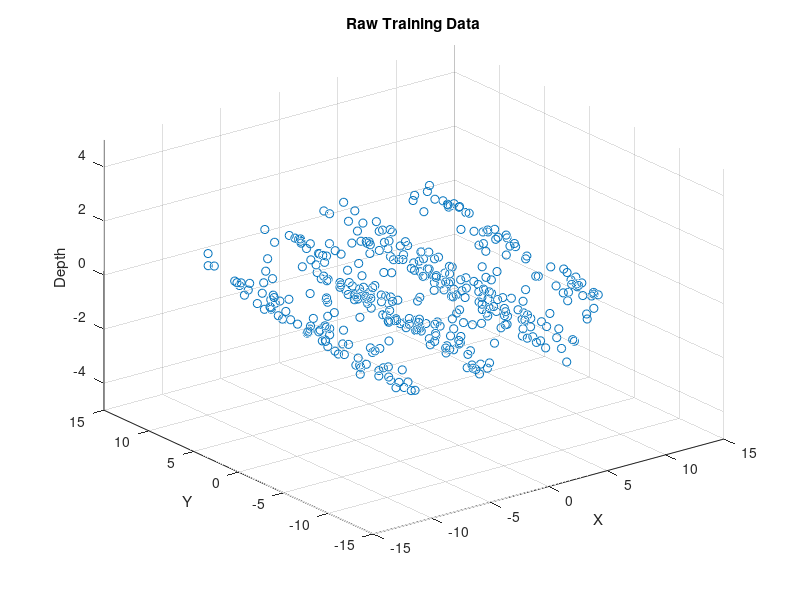

Recreate this plot in MATLAB. (Note: this script raises an error after producing the figure.)
%%% 3D GPR in MATLAB // URI Phillip Parisi - Update June 2022

% THIS VERSION USES 3D DATA (technically, 2.5D data)
% X and Y --> position on seafloor (training inputs)
% Z --> depth of seafloor at given position (training outputs)

%%%% GUIDE TO USE
% .m files you need (all in one folder):
% 1. this script, which is the main script
% gpr_functions folder
    % 2. SqExpKernel.m, the kernel function
    % 3. K_Function.m, which builds the covariance matrix

% Add gpr_functions to the path
% you can do this manually with addpath(.../filepath/gpr_functions) 
    % if below code does not work
dir_path = cd;
idcs = strfind(dir_path,'/');
func_dir = dir_path(1:idcs(end));
func_dir = strcat(func_dir,"gpr_functions");
addpath(func_dir);

%%%% RUNNING & PARAMETERS TO TWEAK
% this script should be good to run out-of-the-box
% there will be randomly generated x-data (training data), plotted in blue
% the GPR data points are plotted in red w/ error bars (uncertainty)

% You can TUNE
% - Kernel Hyperparameters: lengthscale -> hp.L, verticalscale, hp.sigma
% - not recommended to change the map_size, but possible

%%%%%%%%%%%%%%%%%%%%%%%%%%%%%%%%%%%%%%%%%%%%%%%% SETUP
clc, clearvars, close all, format compact

% Kernel Hyperparameters
hp.L = 3;           % lengthscale (high = smoother, low = noisier)
hp.sigma = 4;         % output scale / vertical scale  

%%%%%% Generate Random Training Data + Noise (2.5D)
map_size = 20; % side of square map dimensions, keep this even if you can 
x = (-map_size/2:(map_size/2-1));
y = (-map_size/2:(map_size/2-1));
[X,Y] = meshgrid(x,y);

% Matrices map_size x map_size
X = X + randn(map_size,map_size);
Y = Y + randn(map_size,map_size);
Z = 1*sin(X) + Y/20;                    % shape of curve!
% gaussian nosie
noise.mu = 0; noise.sigma = 0.25;
Z = Z + normrnd(noise.mu,noise.sigma,map_size,map_size)/5;

% Reshape (map_size^2 x 1)
X1 = reshape(X,map_size^2,1);
Y1 = reshape(Y,map_size^2,1);
Z1 = reshape(Z,map_size^2,1);

% Rename and Clear Variables
X = [X1 Y1];
Y = Z1;
nnum = length(Y);
clearvars -except X Y map_size nnum hp

% Plot
figure
scatter3(X(:,1),X(:,2),Y,'k.')
xlabel('X'),ylabel('Y'),zlabel('Depth')
title('Raw Training Data'), zlim([-5 5])

%%%%%% Prediction Points STAR
% predict at more points than the raw data
predict_pts = map_size*2;
x_star = (-predict_pts/2:0.5:(predict_pts/2)-0.5); 
y_star = (-predict_pts/2:0.5:(predict_pts/2)-0.5); %adding pts twice as dense
[x_star,y_star] = meshgrid(x_star,y_star);
x_star = reshape(x_star,(2*predict_pts)^2,1);
y_star = reshape(y_star,(2*predict_pts)^2,1);

X_Star = [x_star y_star]; % m x 2 % vertical array, can add training data for prediction X
clear x_star y_star

disp('...test data generated, run the next section...')

%%
%%%%%%%%%%%%%%%%%%%%%%%%%%%%%%%%%%%%%%%%%%%%%%%% MATRIX CALCS
clc, close all, disp('...running, may take a minute...')
tic 

% Calculate V and Inv(V)                            % depends on training x-points only
var_sig = 0.8;                                      % Process Noise (noise from sensor)
W = (var_sig.^2)*eye(nnum);                         % Whitenoise (identity * sigmasquared)
V = K_Function(X,X,hp) + W;                         % Calculate Covariance Matrix using Kernel
V_inv = inv(V); %expensive!


% Generate K Parameters
K_Star = K_Function(X_Star,X,hp);                      % Calculate K_Star for New Point(s)
K_StarStar = K_Function(X_Star,X_Star,hp);             % Calculate K_StarStar for New Point(s)


% Calculate Predictions!                            % Finally bring in the training y-points here
Y_Star_Hat = K_Star * V_inv * Y;                    % Y Predictions (mean values of Gaussians)
CapSigma_Star = K_StarStar - K_Star * V_inv * K_Star'; % Variance Predictions (gives us mean, var for each pt)
Y_Star_Var = diag(CapSigma_Star);                      % The diagonals store the variances we want!

toc
%%%%%%%%%%%%%%%%%%%%%%%%%%%%%%%%%%%%%%%%%%%%%%%% PLOTS

%%%% Plot Raw Data
figure
scatter3(X(:,1),X(:,2),Y, ...       % Training Data
    2, ... % marker size
    'k') % color of pts
xlabel('X'),ylabel('Y'),zlabel('Depth')
title('Raw Training Data'), zlim([-5 5])

%%%%% Plot Prediction Data
figure
scatter3(X(:,1),X(:,2),Y, ...       % Training Data
    2, ... % marker size
    'k') % color of pts
scatter3(X_Star(:,1),X_Star(:,2),Y_Star_Hat,...  % Predictions
    10,... % marker size
    Y_Star_Var, ...
    'filled') % color of pts
xlabel('X'), ylabel('Y'), zlabel('Depth')
title('GPR 3D - Seafloor Ripples')
zlim([-5 5])
legend('Predictions','Location','North')
colormap(); 
bar = colorbar();
ylabel(bar,'variance')
xlabel('X'), ylabel('Y'), zlabel('Depth')
title('GPR 3D - Seafloor Ripples')
zlim([-5 5])

% Training and Prediction Data
figure
scatter3(X(:,1),X(:,2),Y, ...       % Training Data
    2, ... % marker size
    'k') % color of pts
hold on

scatter3(X_Star(:,1),X_Star(:,2),Y_Star_Hat,...  % Predictions
    10,... % marker size
    Y_Star_Var, ...
    'filled') % color of pts
xlabel('X'), ylabel('Y'), zlabel('Depth')
title('GPR 3D - Seafloor Ripples')
zlim([-5 5])
colormap(); 
legend('Raw Data','Predictions','Location','North')
bar = colorbar();
ylabel(bar,'variance')

